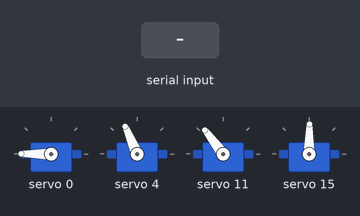
Simulated run of this program. Board: Arduino Uno, built with avr-gcc and run on an emulated ATmega328P. Shown: 4 × servo. Inputs (shaded band) come from the test bench. What the program prints to the serial monitor is not drawn.

Above: at 6.7 s.
6.8 s: "B:\n" received over Serial
At 7.5 s:
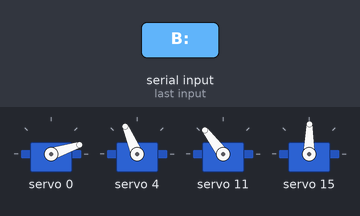
8.3 s: "G:\n" received over Serial
At 8.7 s:
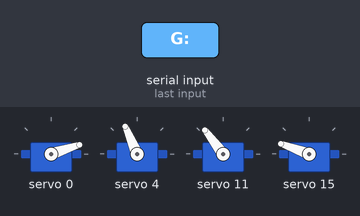
Timing chart, 0 to 11.3 s (numbered marks = the images above; inputs shaded):
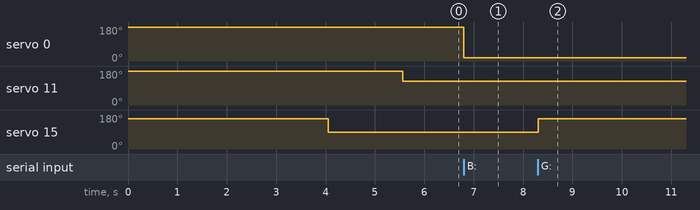

The program:

main.cpp
```cpp
#include <Wire.h>
#include <Adafruit_PWMServoDriver.h>

Adafruit_PWMServoDriver pwm = Adafruit_PWMServoDriver();

// Safe PWM ranges per servo
#define BASE_MIN     150
#define BASE_MAX     550

#define RIGHT_MIN    350
#define RIGHT_MAX    550

#define LEFT_MIN     380
#define LEFT_MAX     550

#define GRIP_OPEN    450  // PWM to open claw (was ARM_MIN)
#define GRIP_CLOSE   300  // PWM to close claw (was ARM_MAX)

// --- Function Prototype ---
void setServoPose(int base, int right, int left, int grip);

void setup() {
  Serial.begin(9600);
  pwm.begin();
  pwm.setPWMFreq(50);
  delay(1000);

  Serial.println("🟢 Robot arm ready. Running initial sequence...");

  Serial.println("→ Moving to grab pose...");
  setServoPose(500, 550, 550, GRIP_OPEN);  // move all joints and open grip
  delay(3000);

  Serial.println("→ Grabbing object...");
  pwm.setPWM(15, 0, GRIP_CLOSE);  // close gripper
  delay(1500);

  Serial.println("→ Lifting (static)...");
  setServoPose(500, 350, 380, GRIP_CLOSE);  // simulate "lift"
}

void loop() {
  if (Serial.available()) {
    String input = Serial.readStringUntil('\n');

    if (input.startsWith("B:")) {
      int val = input.substring(2).toInt();
      pwm.setPWM(0, 0, constrain(val, BASE_MIN, BASE_MAX));
      Serial.print("📡 Base → PWM: "); Serial.println(val);
    }
    else if (input.startsWith("G:")) {
      int state = input.substring(2).toInt();
      int gripVal = (state == 1) ? GRIP_CLOSE : GRIP_OPEN;
      pwm.setPWM(15, 0, gripVal);
      Serial.print("🤖 Gripper → "); Serial.println(state == 1 ? "CLOSE" : "OPEN");
    }
    else if (input.startsWith("R:")) {
      int val = input.substring(2).toInt();
      pwm.setPWM(4, 0, constrain(val, RIGHT_MIN, RIGHT_MAX));
      Serial.print("🔧 Right Arm → PWM: "); Serial.println(val);
    }
    else if (input.startsWith("L:")) {
      int val = input.substring(2).toInt();
      pwm.setPWM(11, 0, constrain(val, LEFT_MIN, LEFT_MAX));
      Serial.print("🔧 Left Arm → PWM: "); Serial.println(val);
    }
  }
}

void setServoPose(int base, int right, int left, int grip) {
  base = constrain(base, BASE_MIN, BASE_MAX);
  right = constrain(right, RIGHT_MIN, RIGHT_MAX);
  left = constrain(left, LEFT_MIN, LEFT_MAX);
  grip = constrain(grip, GRIP_CLOSE, GRIP_OPEN);

  pwm.setPWM(0, 0, base);   // Base
  pwm.setPWM(4, 0, right);  // Right arm
  pwm.setPWM(11, 0, left);  // Left arm
  pwm.setPWM(15, 0, grip);  // Gripper

  Serial.print("🚀 Pose → B:");
  Serial.print(base);
  Serial.print(" R:");
  Serial.print(right);
  Serial.print(" L:");
  Serial.print(left);
  Serial.print(" G:");
  Serial.println(grip);
}
```

Measured:
- after the input at 6.8 s, servo 0: 180° → 18° at once
- after the input at 8.3 s, servo 15: 89° → 160° at once
